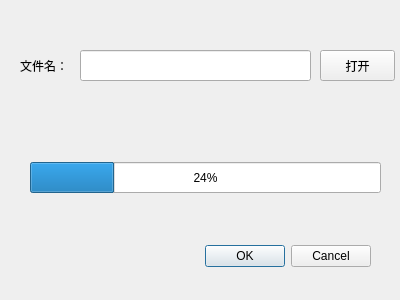
<?xml version="1.0" encoding="UTF-8"?>
<ui version="4.0">
 <class>Dialogupload</class>
 <widget class="QDialog" name="Dialogupload">
  <property name="geometry">
   <rect>
    <x>0</x>
    <y>0</y>
    <width>400</width>
    <height>300</height>
   </rect>
  </property>
  <property name="windowTitle">
   <string>Dialog</string>
  </property>
  <widget class="QDialogButtonBox" name="buttonBox">
   <property name="geometry">
    <rect>
     <x>30</x>
     <y>240</y>
     <width>341</width>
     <height>32</height>
    </rect>
   </property>
   <property name="orientation">
    <enum>Qt::Horizontal</enum>
   </property>
   <property name="standardButtons">
    <set>QDialogButtonBox::Cancel|QDialogButtonBox::Ok</set>
   </property>
  </widget>
  <widget class="QProgressBar" name="progressBar">
   <property name="geometry">
    <rect>
     <x>30</x>
     <y>162</y>
     <width>351</width>
     <height>31</height>
    </rect>
   </property>
   <property name="value">
    <number>24</number>
   </property>
  </widget>
  <widget class="QLineEdit" name="lineEdit">
   <property name="geometry">
    <rect>
     <x>80</x>
     <y>50</y>
     <width>231</width>
     <height>31</height>
    </rect>
   </property>
  </widget>
  <widget class="QLabel" name="label">
   <property name="geometry">
    <rect>
     <x>20</x>
     <y>50</y>
     <width>71</width>
     <height>31</height>
    </rect>
   </property>
   <property name="styleSheet">
    <string notr="true">font: 75 12pt &quot;Arial&quot;;</string>
   </property>
   <property name="text">
    <string>文件名：</string>
   </property>
  </widget>
  <widget class="QPushButton" name="pushButton">
   <property name="geometry">
    <rect>
     <x>320</x>
     <y>50</y>
     <width>75</width>
     <height>31</height>
    </rect>
   </property>
   <property name="text">
    <string>打开</string>
   </property>
  </widget>
 </widget>
 <resources/>
 <connections>
  <connection>
   <sender>buttonBox</sender>
   <signal>accepted()</signal>
   <receiver>Dialogupload</receiver>
   <slot>accept()</slot>
   <hints>
    <hint type="sourcelabel">
     <x>248</x>
     <y>254</y>
    </hint>
    <hint type="destinationlabel">
     <x>157</x>
     <y>274</y>
    </hint>
   </hints>
  </connection>
  <connection>
   <sender>buttonBox</sender>
   <signal>rejected()</signal>
   <receiver>Dialogupload</receiver>
   <slot>reject()</slot>
   <hints>
    <hint type="sourcelabel">
     <x>316</x>
     <y>260</y>
    </hint>
    <hint type="destinationlabel">
     <x>286</x>
     <y>274</y>
    </hint>
   </hints>
  </connection>
 </connections>
</ui>
